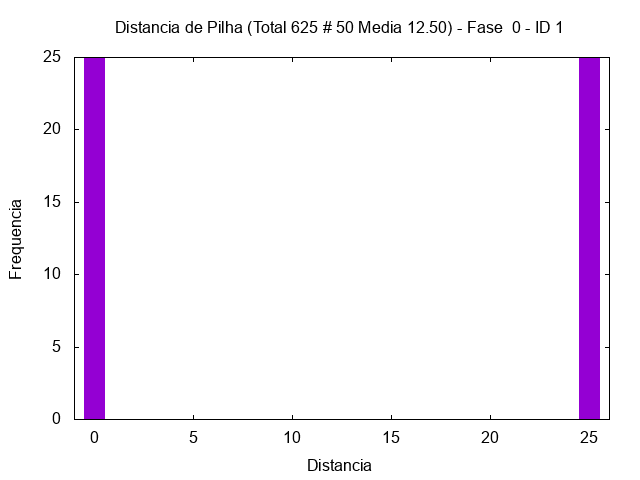

The gnuplot source for this figure:
set term png
set output "/tmp/out/mult-hist-0-1.png"
set style fill solid 1.0
set title "Distancia de Pilha (Total 625 # 50 Media 12.50) - Fase  0 - ID 1"
set xlabel "Distancia"
set ylabel "Frequencia"
plot [-1:26] "/tmp/out/mult-hist-0-1.gpdat" u 3:4 w boxes t ""
